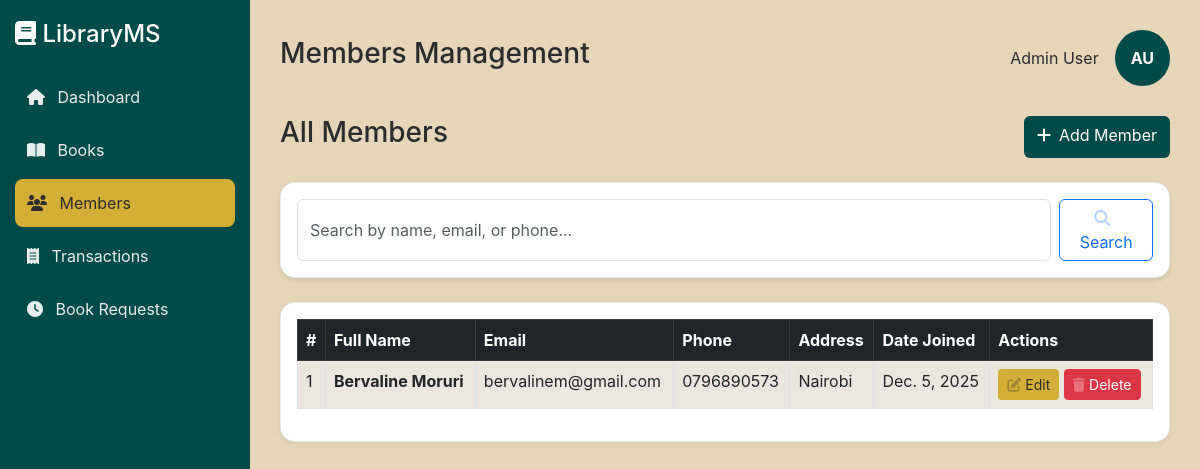
Page /admin-panel/members/ on the earlier database version.
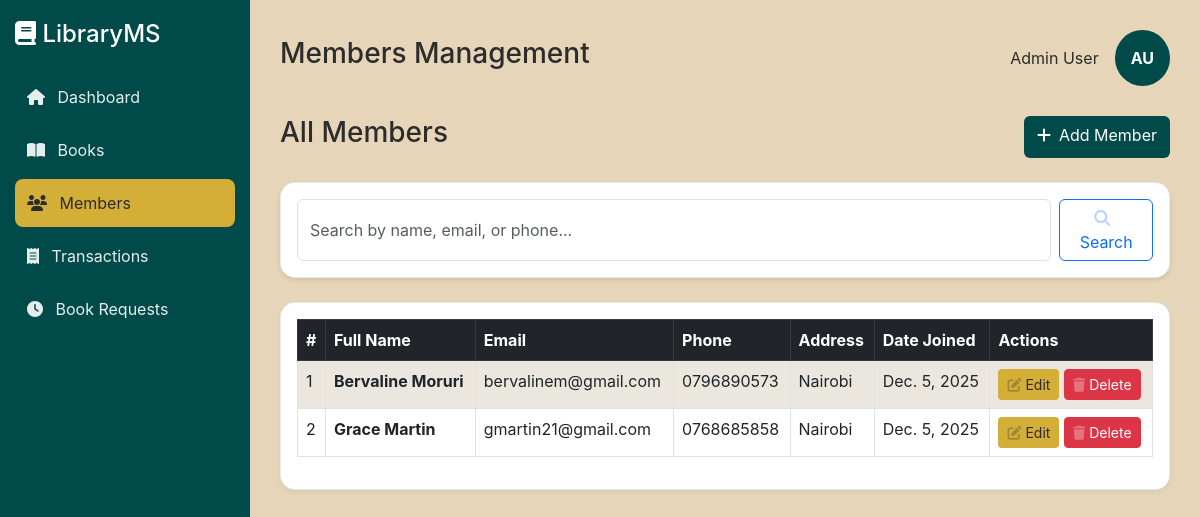
Same page on the later database version.
### Admin/models.py (models this page shows, shortened)
class Member(models.Model):
    user = models.OneToOneField(User, on_delete=models.CASCADE, null=True, blank=True)
    full_name = models.CharField(max_length=200)
    email = models.EmailField(unique=True)
    phone = models.CharField(max_length=20)
    address = models.CharField(max_length=255, blank=True)
    date_joined = models.DateField(default=timezone.now)

### Admin/views.py (the view)
# urls.py: path('members/', views.members, name="members"),
def members(request):
    search_query = request.GET.get('search', '')
    all_members = Member.objects.all()
    if search_query:
        all_members = all_members.filter(
            Q(full_name__icontains=search_query) |
            Q(email__icontains=search_query) |
            Q(phone__icontains=search_query)
        )
    return render(request, 'members.html', {'members': all_members, 'search_query': search_query})

### Admin/templates/members.html (shortened to what this page needs)
{% extends 'base.html' %}
{% block page_title %}Members Management{% endblock %}
{% block content %}
<div class="d-flex justify-content-between mb-4">
    <h3>All Members</h3>
    <a href="{% url 'add_member' %}" class="btn" style="background-color: #004B49; color: white;">
        <i class="fa-solid fa-plus me-2"></i>Add Member
    </a>
</div>
<div class="card mb-4">
    <div class="card-body">
        <form method="GET" action="{% url 'members' %}" class="d-flex gap-2">
            <input type="text" name="search" class="form-control" placeholder="Search by name, email, or phone..." value="{{ search_query }}">
            <button type="submit" class="btn btn-outline-primary">
                <i class="fa-solid fa-search me-2"></i>Search
            </button>
        </form>
    </div>
</div>
<div class="card shadow-sm">
    <div class="card-body">
        <div class="table-responsive">
            <table class="table table-bordered table-striped table-hover">
                <thead class="table-dark">
                    <tr>
                        <th>#</th>
                        <th>Full Name</th>
                        <th>Email</th>
                        <th>Phone</th>
                        <th>Address</th>
                        <th>Date Joined</th>
                        <th>Actions</th>
                    </tr>
                </thead>
                <tbody>
                    {% for member in members %}
                    <tr>
                        <td>{{ forloop.counter }}</td>
                        <td><strong>{{ member.full_name }}</strong></td>
                        <td>{{ member.email }}</td>
                        <td>{{ member.phone }}</td>
                        <td>{{ member.address|default:"--" }}</td>
                        <td>{{ member.date_joined }}</td>
                        <td>
                    <a href="{% url 'edit_member' member.id %}" class="btn btn-sm" style="background-color: #D4AF37; color: #2C2C2C;">
                        <i class="fa-solid fa-edit me-1"></i>Edit
                    </a>
                    <a href="{% url 'delete_member' member.id %}" class="btn btn-sm btn-danger"
                       onclick="return confirm('Are you sure you want to delete this member?')">
                        <i class="fa-solid fa-trash me-1"></i>Delete
                    </a>
                        </td>
                    </tr>
                    {% endfor %}
                </tbody>
            </table>
        </div>
    </div>
</div>
{% endblock %}

Differences in the rows shown:
added Member: full_name "Grace Martin", email "gmartin21@gmail.com", phone "0768685858", address "Nairobi", date_joined "Dec. 5, 2025"
